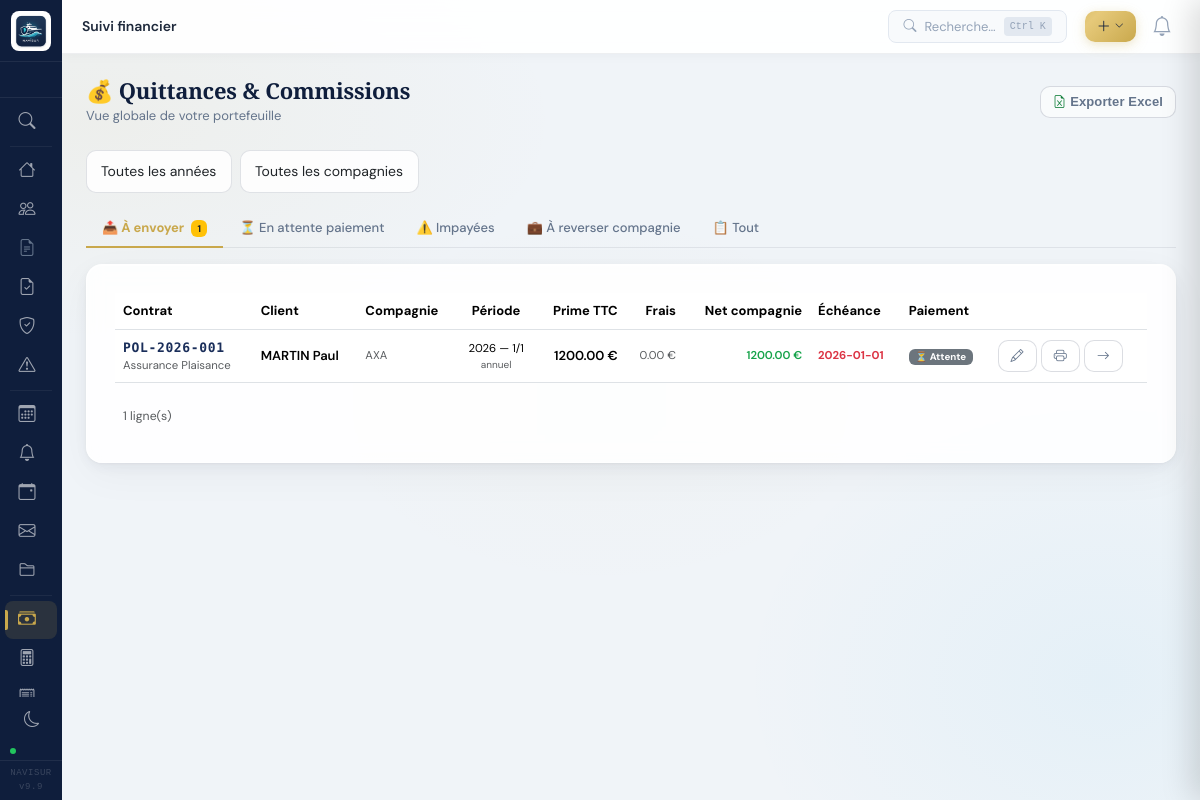
Screenshot of /suivi-financier (signed in) with the database file from the repository.
### tables this page shows
CREATE TABLE quittances_suivi (
        id INTEGER PRIMARY KEY AUTOINCREMENT,
        contrat_id INTEGER NOT NULL,
        annee INTEGER NOT NULL,
        frequence TEXT NOT NULL DEFAULT 'annuel',
        mode_paiement TEXT NOT NULL DEFAULT 'prelevement',
        numero_quittance INTEGER NOT NULL DEFAULT 1,
        total_quittances INTEGER NOT NULL DEFAULT 1,
        montant_ttc REAL NOT NULL,
        date_emission TEXT,
        date_echeance TEXT NOT NULL,
        envoyee_client INTEGER DEFAULT 0,
        date_envoi_client TEXT,
        canal_envoi TEXT DEFAULT 'email',
        statut_paiement TEXT DEFAULT 'en_attente',
        date_paiement TEXT,
        relance_envoyee INTEGER DEFAULT 0,
        date_relance TEXT,
        note_relance TEXT DEFAULT '',
        taux_commission REAL DEFAULT 0,
        commission_attendue REAL DEFAULT 0,
        commission_recue REAL DEFAULT 0,
        date_reception_commission TEXT,
        bordereau_reference TEXT DEFAULT '',
        ecart_commission REAL DEFAULT 0,
        note TEXT DEFAULT '',
        date_creation TEXT DEFAULT CURRENT_TIMESTAMP, prime_ht REAL DEFAULT 0, taux_taxe REAL DEFAULT 0, montant_taxe REAL DEFAULT 0, frais_courtage REAL DEFAULT 0, net_a_reverser REAL DEFAULT 0, rib_courtier TEXT DEFAULT '', numero_facture TEXT DEFAULT '', date_facture TEXT DEFAULT '', tva_collectee REAL DEFAULT 0, taux_tva REAL DEFAULT 20,
        FOREIGN KEY (contrat_id) REFERENCES contrats(id)
    );

CREATE TABLE contrats (
        id INTEGER PRIMARY KEY AUTOINCREMENT,
        client_id INTEGER,
        bateau_id INTEGER,
        numero TEXT,
        compagnie TEXT,
        type_assurance TEXT,
        objet TEXT,
        date_debut TEXT,
        date_fin TEXT,
        prime_annuelle REAL DEFAULT 0,
        periodicite TEXT DEFAULT 'annuelle',
        statut TEXT DEFAULT 'en_cours',
        franchise REAL DEFAULT 0,
        garanties TEXT,
        notes TEXT,
        date_creation TEXT DEFAULT CURRENT_DATE, tacite_reconduction INTEGER DEFAULT 1, devis_id INTEGER, annee_prime_validee INTEGER, prime_annee_en_cours REAL, date_derniere_maj_prime TEXT, date_transmission_cie TEXT, date_acceptation_cie TEXT, numero_police_cie TEXT DEFAULT "", date_emission_police TEXT, taux_commission REAL DEFAULT 15, statut_relance TEXT DEFAULT "a_relancer", mode_paiement TEXT DEFAULT "annuel", prochaine_echeance_prime TEXT, nb_fractions INTEGER DEFAULT 1, checklist_done INTEGER DEFAULT 0, risque_id INTEGER, option_regate INTEGER DEFAULT 0, option_skipper_pro INTEGER DEFAULT 0, option_annexe INTEGER DEFAULT 0, option_hauturier INTEGER DEFAULT 0, option_solitaire INTEGER DEFAULT 0, flotte_nom TEXT DEFAULT "", co_assureurs TEXT DEFAULT "",
        FOREIGN KEY (client_id) REFERENCES clients(id),
        FOREIGN KEY (bateau_id) REFERENCES bateaux(id)
    );

CREATE TABLE clients (
        id INTEGER PRIMARY KEY AUTOINCREMENT,
        type TEXT DEFAULT 'particulier',
        nom TEXT NOT NULL,
        prenom TEXT,
        email TEXT,
        telephone TEXT,
        adresse TEXT,
        code_postal TEXT,
        ville TEXT,
        siren TEXT,
        statut TEXT DEFAULT 'prospect',
        date_creation TEXT DEFAULT CURRENT_DATE,
        notes TEXT
    , civilite TEXT DEFAULT "", telephone2 TEXT DEFAULT "", telephone_fixe TEXT DEFAULT "", pays_code TEXT DEFAULT "FR", pays_nom TEXT DEFAULT "France", email_statut TEXT DEFAULT "", telephone_formate TEXT DEFAULT "", telephone_pays TEXT DEFAULT "FR", forme_juridique TEXT DEFAULT "", code_naf TEXT DEFAULT "", nom_dirigeant TEXT DEFAULT "", date_naissance TEXT, commune_naissance TEXT, date_permis_mer TEXT, type_permis_mer TEXT);

### routes/admin.py (the view)
@app.route('/suivi-financier')
def suivi_financier_global():
    conn = get_db()
    today_s = date.today().isoformat()
    horizon_15j = (date.today() + __import__('datetime').timedelta(days=15)).isoformat()
    onglet = request.args.get('onglet', 'envoyer')
    annee_f  = request.args.get('annee', '')
    compagnie_f = request.args.get('compagnie', '')
    def _base_query(extra_where='', extra_params=None):
        q = """SELECT qs.*, ct.numero as ct_numero, ct.compagnie,
                      ct.type_assurance, c.nom, c.prenom, c.email
               FROM quittances_suivi qs
               JOIN contrats ct ON qs.contrat_id=ct.id
               JOIN clients c ON ct.client_id=c.id
               WHERE 1=1"""
        p = []
        if annee_f:  q += " AND qs.annee=?"; p.append(int(annee_f))
        if compagnie_f: q += " AND ct.compagnie LIKE ?"; p.append(f'%{compagnie_f}%')
        if extra_where: q += extra_where
        if extra_params: p.extend(extra_params)
        return q, p
    if onglet == 'envoyer':
        q, p = _base_query(
            " AND qs.envoyee_client=0 AND qs.mode_paiement != 'prelevement' AND qs.date_echeance <= ?",
            [horizon_15j])
        q += " ORDER BY qs.date_echeance"
        rows = conn.execute(q, p).fetchall()
    elif onglet == 'attente':
        q, p = _base_query(
            " AND qs.envoyee_client=1 AND qs.statut_paiement='en_attente' AND qs.mode_paiement != 'prelevement'")
        q += " ORDER BY qs.date_echeance"
        rows = conn.execute(q, p).fetchall()
    elif onglet == 'impayes':
        q, p = _base_query(" AND qs.statut_paiement='impayee'")
        q += " ORDER BY qs.date_echeance"
        rows = conn.execute(q, p).fetchall()
    elif onglet == 'a_reverser':
        q, p = _base_query(
            " AND qs.statut_paiement='payee' AND (qs.net_a_reverser IS NULL OR qs.net_a_reverser=0)")
        q += " ORDER BY qs.date_echeance"
        rows = conn.execute(q, p).fetchall()
    else:
        q, p = _base_query()
        q += " ORDER BY qs.annee DESC, qs.date_echeance"
        rows = conn.execute(q, p).fetchall()
    nb_envoyer  = conn.execute(
        "SELECT COUNT(*) FROM quittances_suivi WHERE envoyee_client=0 AND mode_paiement!='prelevement' AND date_echeance<=?",
        (horizon_15j,)).fetchone()[0]
    nb_impayes  = conn.execute(
        "SELECT COUNT(*) FROM quittances_suivi WHERE statut_paiement='impayee'").fetchone()[0]
    nb_a_reverser = conn.execute(
        "SELECT COUNT(*) FROM quittances_suivi WHERE statut_paiement='payee' AND (net_a_reverser IS NULL OR net_a_reverser=0)").fetchone()[0]
    mt_frais = float(conn.execute(
        "SELECT COALESCE(SUM(frais_courtage),0) FROM quittances_suivi WHERE statut_paiement='payee'").fetchone()[0])
    mt_reverser = float(conn.execute(
        "SELECT COALESCE(SUM(montant_ttc - frais_courtage),0) FROM quittances_suivi WHERE statut_paiement='payee'").fetchone()[0])
    nb_prelev_mois = conn.execute(
        """SELECT COUNT(*) FROM calendrier_prelevements cp
           JOIN quittances_suivi qs ON cp.quittance_id=qs.id
           WHERE cp.statut='prevu' AND substr(cp.date_prelevement,1,7)=?""",
        (date.today().strftime('%Y-%m'),)).fetchone()[0]
    annees_dispo = [r[0] for r in conn.execute(
        "SELECT DISTINCT annee FROM quittances_suivi ORDER BY annee DESC").fetchall()]
    compagnies_dispo = [r[0] for r in conn.execute(
        "SELECT DISTINCT compagnie FROM contrats WHERE compagnie IS NOT NULL AND compagnie!='' ORDER BY compagnie").fetchall()]
    conn.close()
    return render_template('suivi_financier/index.html',
        rows=rows, onglet=onglet,
        nb_envoyer=nb_envoyer, nb_impayes=nb_impayes,
        nb_a_reverser=nb_a_reverser, mt_frais=mt_frais, mt_reverser=mt_reverser,
        nb_prelev_mois=nb_prelev_mois,
        annee_f=annee_f, compagnie_f=compagnie_f,
        annees_dispo=annees_dispo, compagnies_dispo=compagnies_dispo,
        today=today_s)

### templates/suivi_financier/index.html (shortened to what this page needs)
{% extends 'base.html' %}
{% block page_title %}Suivi financier{% endblock %}
{% block content %}
<div class="page-header">
  <div>
    <h1 class="page-header-title">💰 Quittances & Commissions</h1>
    <p class="page-header-sub">Vue globale de votre portefeuille</p>
  </div>
  <div class="d-flex gap-2">
    <a href="{{ url_for('suivi_financier_export', onglet=onglet, annee=annee_f, compagnie=compagnie_f) }}"
       class="btn btn-outline-secondary btn-sm">
      <i class="bi bi-file-earmark-excel me-1"></i>Exporter Excel
    </a>
  </div>
</div>
<div class="d-flex gap-2 mb-3 align-items-center flex-wrap">
  <select class="form-select form-select-sm" style="width:auto"
          onchange="window.location.href=updateParam('annee',this.value)">
    <option value="">Toutes les années</option>
  </select>
  <select class="form-select form-select-sm" style="width:auto"
          onchange="window.location.href=updateParam('compagnie',this.value)">
    <option value="">Toutes les compagnies</option>
  </select>
</div>
<ul class="nav nav-tabs mb-3">
  {% for key, label, badge, badge_class in [
    ('envoyer', '📤 À envoyer', nb_envoyer, 'bg-warning text-dark'),
    ('attente', '⏳ En attente paiement', none, 'bg-secondary'),
    ('impayes', '⚠️ Impayées', nb_impayes, 'bg-danger'),
    ('a_reverser', '💼 À reverser compagnie', nb_a_reverser, 'bg-secondary'),
    ('tout', '📋 Tout', none, 'bg-secondary'),
  ] %}
  <li class="nav-item">
    <a href="{{ url_for('suivi_financier_global', onglet=key, annee=annee_f, compagnie=compagnie_f) }}"
       class="nav-link {{ 'active' if onglet == key }}">
      {{ label }}
      {% if badge and badge > 0 %}
        <span class="badge {{ badge_class }} ms-1">{{ badge }}</span>
      {% endif %}
    </a>
  </li>
  {% endfor %}
</ul>
<div class="form-card" style="max-width:100%">
  {% if rows %}
  <div class="table-responsive">
    <table class="table table-hover align-middle" style="font-size:13px">
      <thead>
        <tr>
          <th>Contrat</th>
          <th>Client</th>
          <th>Compagnie</th>
          <th class="text-center">Période</th>
          <th class="text-end">Prime TTC</th>
          <th class="text-end">Frais</th>
          <th class="text-end">Net compagnie</th>
          <th>Échéance</th>
          <th>Paiement</th>
          <th></th>
        </tr>
      </thead>
      <tbody>
        {% for q in rows %}
        <tr class="{{ 'table-danger' if q.statut_paiement == 'impayee' else '' }}">
          <td>
            <a href="{{ url_for('contrat_detail', id=q.contrat_id) }}#tab-financier"
               class="fw-semibold font-mono text-decoration-none" style="color:#1a2e5a">
              {{ q.ct_numero }}
            </a>
            <div class="small text-muted">{{ q.type_assurance or '' }}</div>
          </td>
          <td>
            <span class="fw-semibold">{{ q.nom }} {{ q.prenom or '' }}</span>
          </td>
          <td class="small text-muted">{{ q.compagnie or '—' }}</td>
          <td class="text-center small">
            {{ q.annee }} — {{ q.numero_quittance }}/{{ q.total_quittances }}
            <div class="text-muted" style="font-size:10px">{{ q.frequence }}</div>
          </td>
          <td class="text-end fw-semibold">{{ "%.2f"|format(q.montant_ttc or 0) }} €</td>
          <td class="text-end small text-muted">{{ "%.2f"|format(q.frais_courtage or 0) }} €</td>
          <td class="text-end small fw-semibold" style="color:#16a34a">{{ "%.2f"|format(q.net_a_reverser or (q.montant_ttc or 0) - (q.frais_courtage or 0)) }} €</td>
          <td class="small {{ 'text-danger fw-bold' if q.date_echeance and q.date_echeance < today and q.statut_paiement == 'en_attente' else '' }}">
            {{ q.date_echeance or '—' }}
          </td>
          <td>
            {% if q.mode_paiement == 'prelevement' %}
              <span class="badge bg-light text-dark">🔵 Prélèv.</span>
            {% elif q.statut_paiement == 'payee' %}
              <span class="badge bg-success">✅ Payée</span>
            {% elif q.statut_paiement == 'impayee' %}
              <span class="badge bg-danger">⚠️ Impayée</span>
            {% else %}
              <span class="badge bg-secondary">⏳ Attente</span>
            {% endif %}
          </td>
          <td>
            <div class="d-flex gap-1">
              <a href="{{ url_for('quittance_modifier', qid=q.id) }}" class="btn btn-sm btn-outline-secondary" title="Éditer quittance">
                <i class="bi bi-pencil"></i>
              </a>
              <a href="{{ url_for('quittance_imprimer', qid=q.id) }}" target="_blank" class="btn btn-sm btn-outline-secondary" title="Imprimer quittance">
                <i class="bi bi-printer"></i>
              </a>
              <a href="{{ url_for('contrat_detail', id=q.contrat_id) }}#tab-financier" class="btn btn-sm btn-outline-secondary" title="Contrat">
                <i class="bi bi-arrow-right"></i>
              </a>
            </div>
          </td>
        </tr>
        {% endfor %}
      </tbody>
    </table>
  </div>
  <div class="p-2 text-muted small">{{ rows|length }} ligne(s)</div>
  {% endif %}
</div>
{% endblock %}

### rows the page displays
quittances_suivi: ct_numero "POL-2026-001", type_assurance "Assurance Plaisance", nom "MARTIN", prenom "Paul", compagnie "AXA", annee "2026", numero_quittance "1", total_quittances "1", frequence "annuel", montant_ttc "1200.00", frais_courtage "0.00", net_a_reverser+montant_ttc+frais_courtage "1200.00", date_echeance "2026-01-01", mode_paiement "⏳ Attente"

### other values shown
{{ label }} "📤 À envoyer" "⏳ En attente paiement" "⚠️ Impayées" "💼 À reverser compagnie" "📋 Tout"
{{ badge }} "1"
{{ rows|length }} "1"
